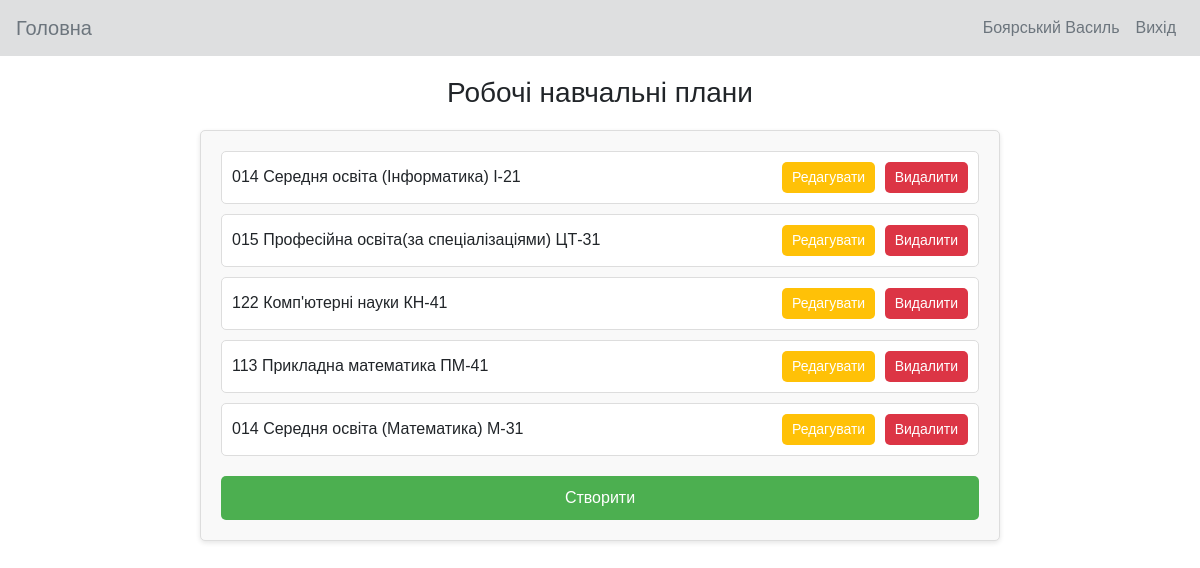
The page /control/robochiy-navchalnuy-plan/ (signed in) on the database its author committed.
### korustyvach/models.py (models this page shows)
class User(AbstractUser):
    is_vukladach = models.BooleanField(default=False)
    is_admin = models.BooleanField(default=False)
    vukladach=models.ForeignKey(Vukladach,on_delete=models.PROTECT, null=True, blank=True)

### vukladach/models.py (models this page shows)
class Vukladach(models.Model):
    imya=models.CharField("Ім'я", max_length=75)
    prizvusche=models.CharField("Прізвище", max_length=75)
    poBatkovi=models.CharField("По батькові", max_length=75)
    posada=models.CharField("Посада", max_length=175)
    naukovaStupin=models.CharField("Наукова ступінь", max_length=75)
    vcheneZvannya=models.CharField("Вчене звання", max_length=75)
    facultet=models.ForeignKey(Facultys,on_delete=models.PROTECT)
    kafedra=models.ForeignKey(Kafedras,on_delete=models.PROTECT)
    def __str__(self):
        return self.prizvusche + ' ' + self.imya

### robochiy_navchalnuy_plan/models.py (models this page shows)
class RobochiyNavchalnuyPlan(models.Model):
    educational_programs=models.ForeignKey(EducationalPrograms,on_delete=models.PROTECT)
    group=models.ForeignKey(Groups,on_delete=models.PROTECT)
    def __str__(self):
        return self.educational_programs.specialnist + " " + self.group.title

### educational_programs/models.py (models this page shows, shortened)
class EducationalPrograms(models.Model):
    title=models.CharField('Назва',max_length=150)
    riven=models.CharField('Рівень',max_length=75)
    stupin=models.CharField('Ступінь',max_length=75)
    galuz=models.CharField('Галузь знань',max_length=75)
    specialnist=models.CharField('Спеціальність',max_length=75)
    specializaciya=models.CharField('Спеціалізація',max_length=75)
    osvKvalifikaciya=models.CharField('Освітня кваліфікація',max_length=150)
    profKvalifikaciya=models.CharField('Професійна кваліфікація',max_length=150)

### group/models.py (models this page shows, shortened)
class Groups(models.Model):
    title=models.CharField('Назва', max_length=75)
    titleFull=models.CharField('Повна назва', max_length=150)
    kurs=models.PositiveIntegerField(default=1)
    educational_programs=models.ForeignKey(EducationalPrograms,on_delete=models.PROTECT)
    faculty=models.ForeignKey(Facultys,on_delete=models.PROTECT)

### robochiy_navchalnuy_plan/views.py (the view)
# urls.py: path('', RobochiyNavchalnuyPlanList.as_view(), name='list_robochiy_navchalnuy_plans'),
class  RobochiyNavchalnuyPlanList ( ListView ):
    model = RobochiyNavchalnuyPlan
    template_name = "robochiy_navchalnuy_plan/robochiy_navchalnuy_plan_list.html"
    context_object_name = "robochiy_navchalnuy_plans"

### robochiy_navchalnuy_plan/templates/robochiy_navchalnuy_plan/robochiy_navchalnuy_plan_list.html (shortened to what this page needs)
{% extends "main/index.html" %}
{% block content %}
<main>
    <h1>Робочі навчальні плани</h1>
    <div class="rozklad-container">
        <ul>
            {% for robochiy_navchalnuy_plan in robochiy_navchalnuy_plans %}
                <li>
                    <span>{{ robochiy_navchalnuy_plan }}</span>
                    <div>
                        <a href="{% url 'update_robochiy_navchalnuy_plan' robochiy_navchalnuy_plan.id %}">
                            <button class="edit">Редагувати</button>
                        </a>
                        <a href="{% url 'delete_robochiy_navchalnuy_plan' robochiy_navchalnuy_plan.id %}">
                            <button class="delete">Видалити</button>
                        </a>
                    </div>
                </li>
            {% endfor %}
        </ul>
        <a href="{% url 'create_robochiy_navchalnuy_plan' %}" class="create-button">Створити</a>
    </div>
</main>
{% endblock content %}

### main/templates/main/index.html (shortened to what this page needs)
{% load static %}
<!DOCTYPE html>
<html lang="en">
<head>
    {% load static %}
    <link rel="stylesheet" href="https://maxcdn.bootstrapcdn.com/bootstrap/4.0.0/css/bootstrap.min.css">
</head>
<body>
    <nav class="navbar navbar-expand-lg ">
        <a class="navbar-brand" href="{% url 'home' %}">Головна</a>
        <div class="collapse navbar-collapse" id="navbarNav">
            <ul class="navbar-nav ml-auto">
                {%if request.user.is_vukladach%}
                <li class="nav-item">
                    <a class="nav-link" href="{% url 'profil' %}">{{request.user.vukladach}}</a>
                </li>
                {%endif%}
                {%if request.user.is_authenticated%}
                <li class="nav-item">
                    <a class="nav-link" href="{% url 'logout_korustyvach' %}">Вихід</a>
                </li>
                {%else%}
                <li class="nav-item">
                    <a class="nav-link" href="{% url 'login_korustyvach' %}">Вхід</a>
                </li>
                {%endif%}
            </ul>
        </div>
    </nav>
    {% block content %}{% endblock %}
</body>
</html>

### main/templates/main/index.html (style rules this page uses)
.navbar { background-color: #dedfe0; }
.navbar .nav-link { color: #6c757d; }
.navbar .navbar-brand { color: #6c757d; }

### robochiy_navchalnuy_plan/templates/robochiy_navchalnuy_plan/robochiy_navchalnuy_plan_list.html (style rules this page uses)
body { font-family: Arial, sans-serif; margin: 0; padding: 0; }
main { padding: 20px; }
h1 { font-size: 28px; text-align: center; margin-bottom: 20px; }
.rozklad-container { max-width: 800px; margin: 0 auto; background-color: #f9f9f9; padding: 20px; border: 1px solid #ddd; border-radius: 5px; box-shadow: 0 2px 5px rgba(0, 0, 0, 0.1); }
.rozklad-container ul { list-style: none; padding: 0; }
.rozklad-container li { display: flex; justify-content: space-between; align-items: center; margin-bottom: 10px; padding: 10px; border: 1px solid #ddd; border-radius: 5px; background-color: #fff; }
.rozklad-container li span { font-size: 16px; }
.rozklad-container button { padding: 5px 10px; border: none; border-radius: 5px; cursor: pointer; font-size: 14px; }
.rozklad-container .edit { background-color: #ffc107; color: #fff; margin-right: 5px; }
.rozklad-container .delete { background-color: #dc3545; color: #fff; }
.create-button { display: block; width: 100%; text-align: center; margin: 20px auto 0; padding: 10px; background-color: #4CAF50; color: white; text-decoration: none; border-radius: 5px; font-size: 16px; }
a { text-decoration: none; color: inherit; }

### rows shown on the page
User: user.vukladach "Боярський Василь"
RobochiyNavchalnuyPlan: educational_programs+group "014 Середня освіта (Інформатика) І-21"
RobochiyNavchalnuyPlan: educational_programs+group "015 Професійна освіта(за спеціалізаціями) ЦТ-31"
RobochiyNavchalnuyPlan: educational_programs+group "122 Комп'ютерні науки КН-41"
RobochiyNavchalnuyPlan: educational_programs+group "113 Прикладна математика ПМ-41"
RobochiyNavchalnuyPlan: educational_programs+group "014 Середня освіта (Математика) М-31"
